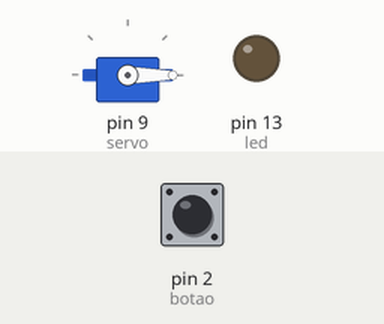
A sketch run on a simulated Arduino Uno, built with avr-gcc and run on an emulated ATmega328P. On the bench: servo, output pins drawn as LEDs (lit = HIGH). Inputs (shaded band) come from the test bench; at power-on: pin 2 (botao) HIGH.

Above: at 1.2 s.
1.3 s: pin 2 (botao) pulled LOW for 0.15 s
At 1.37 s:
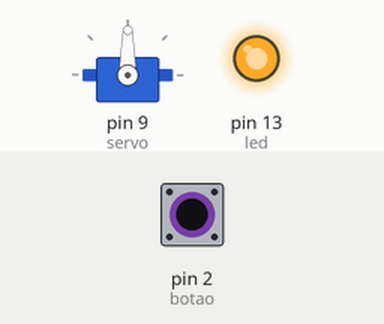
2.9 s: pin 2 (botao) pulled LOW for 3.2 s
At 6.8 s:
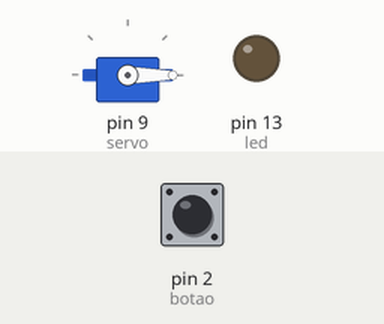
Timing chart, 0 to 8.3 s (numbered marks = the images above; inputs shaded):
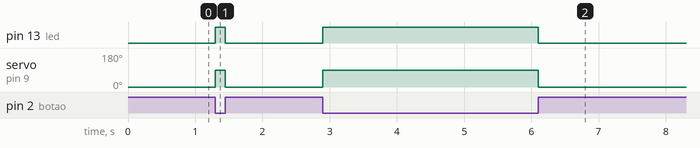

Measured:
- after the input at 1.3 s, pin 13 (led): LOW → HIGH at once, → LOW 0.15 s later; servo on pin 9 (servo): 0° → 90° at once, → 0° 0.15 s later
- after the input at 2.9 s, pin 13 (led): LOW → HIGH at once, → LOW 3.2 s later; servo on pin 9 (servo): 0° → 90° at once, → 0° 3.2 s later

The sketch:

Semana4_Desafio4.ino
```cpp
#include <Servo.h>

int servo = 9;
Servo s;
int pos;
int led = 13;
int botao = 2;

void setup ()
{
  s.attach(servo);
  Serial.begin(9600);
  s.write(0);

  pinMode(led,OUTPUT);
  pinMode(botao,INPUT_PULLUP);
}

void loop()
{
  if(digitalRead(botao) == 1)
  {
    digitalWrite(led, LOW);

    s.write(0);
  }
  else
  {
	digitalWrite(led, HIGH);

  	s.write(90);
  }
}
```
